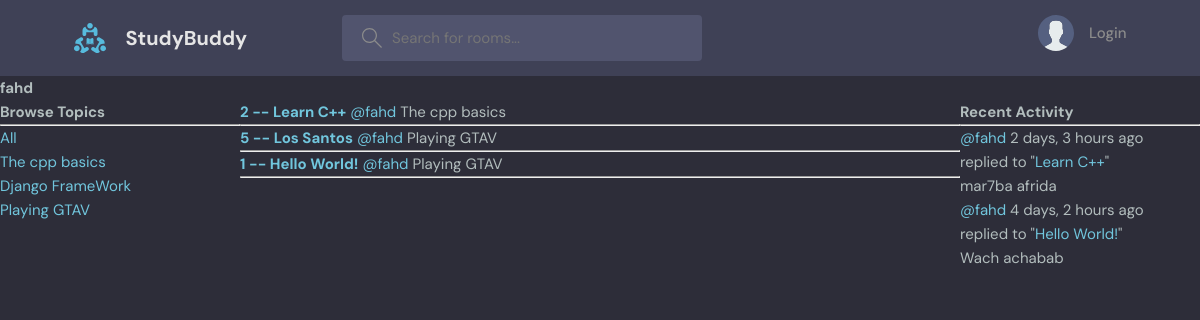
The page /user-profile/1/ on the database as committed earlier.
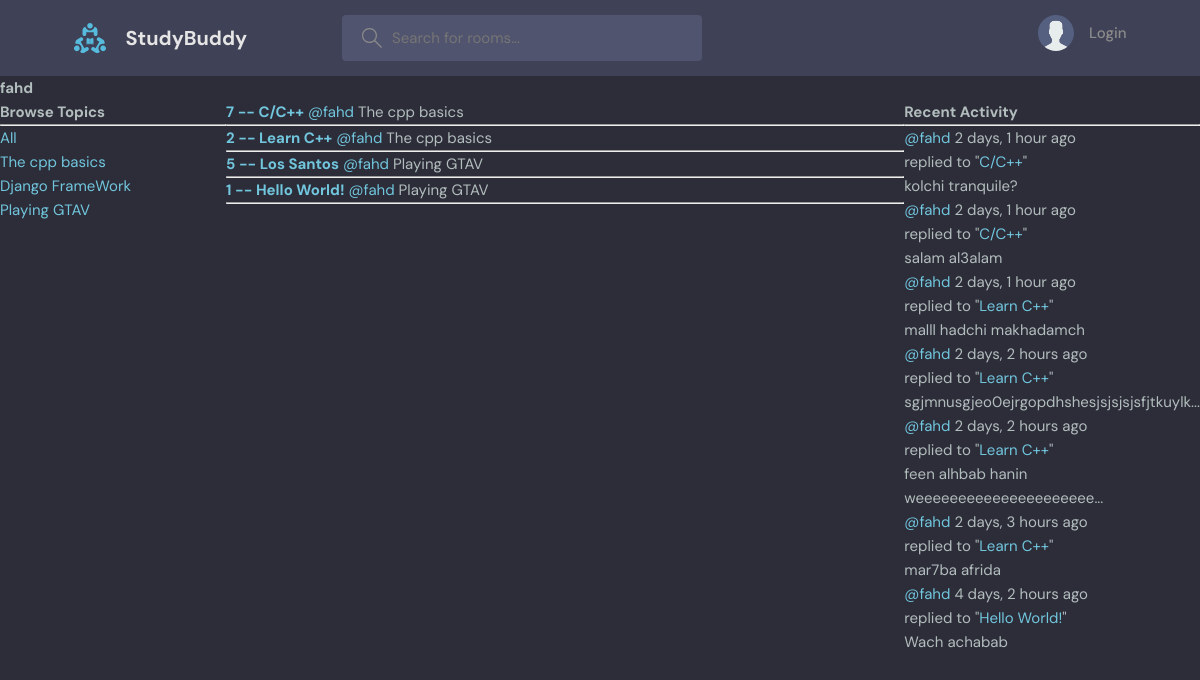
The same page on the database as committed later.
### base/models.py (models this page shows, shortened)
class Topic(models.Model):
    name = models.CharField(max_length=200)

class Room(models.Model):
    members = models.ManyToManyField(User, related_name='members', blank=True)
    host = models.ForeignKey(User, on_delete=models.SET_NULL, null=True)
    topic = models.ForeignKey(Topic, on_delete=models.SET_NULL, null=True)
    name = models.CharField(max_length=200)
    description = models.TextField(null=True, blank=True)
    updated = models.DateTimeField(auto_now=True)
    created = models.DateTimeField(auto_now_add=True)
    def __str__(self):
        return self.name
    class Meta:
        ordering = ['-updated', '-created']

class Message(models.Model):
    user = models.ForeignKey(User ,on_delete=models.CASCADE)
    room = models.ForeignKey(Room, on_delete=models.CASCADE)
    body = models.TextField()
    updated = models.DateTimeField(auto_now=True)
    created = models.DateTimeField(auto_now_add=True)
    def __str__(self):
        r = self.body[0:40]
        if len(self.body) > 40:r+='...'
        return r
    class Meta:
        ordering = ['-updated', '-created']

### base/views.py (the view)
# urls.py: path('user-profile/<str:pk>/', views.userProfile, name='user-profile'),
def userProfile(request, pk):
    user = User.objects.get(id=pk)
    rooms = user.room_set.all()
    msgs = user.message_set.all()
    topics = Topic.objects.all()
    context = {'user':user, 'rooms':rooms, 'msgs':msgs, 'topics':topics}
    return render(request, 'base/profile.html', context)

### base/templates/base/profile.html (shortened to what this page needs)
{% include 'main.html' %}
{% block content %}
<h1>{{user.username}}</h1>
<div class="profile-container">
    <div>
        {% include 'base/topics.html' %}
    </div>
    <div>
        {% include 'base/feed.html' %}
    </div>
    <div>
        {% include 'base/activity.html' %}
    </div>
</div>
{% endblock content %}

### base/templates/base/topics.html
<h3>Browse Topics</h3>
<hr>
<div>
    <a href="{% url 'home' %}">All</a>
</div>
{% for topic in topics %}
    <div>
        <a href="{% url 'home' %}?q={{topic.name}}">{{topic.name}}</a>
    </div>
{% endfor %}

### base/templates/base/feed.html (shortened to what this page needs)
<div>
{% for room in rooms %}
    <div>
        <a href="{% url 'room' room.id %}"><h5>{{room.id}} -- {{room.name}}</h5></a>
        <a href="{% url 'user-profile' room.host.id %}">@{{room.host.username}}</a>
        <small>{{room.topic.name}}</small>
        <hr>
    </div>
{% endfor %}
</div>

### base/templates/base/activity.html
<h3>Recent Activity</h3>
<hr>
{% for msg in msgs %}
<div>
    <small><a href="{% url 'user-profile' msg.user.id %}">@{{msg.user}}</a> {{msg.created|timesince}} ago <br></small>
    <small>replied to "<a href="{% url 'room' msg.room.id %}?q={{msg.room.name}}" >{{msg.room}}</a>"</small>
    <p>{{msg}}</p>
</div>
{% endfor %}

Rows that differ between the two databases and show on the page:
added Room: id "7", name "C/C++", host.username "fahd", topic.name "The cpp basics"
added Message: user "fahd", created "2 days, 1 hour", room "C/C++", body "kolchi tranquile?"
added Message: user "fahd", created "2 days, 1 hour", room "C/C++", body "salam al3alam"
added Message: user "fahd", created "2 days, 1 hour", room "Learn C++", body "malll hadchi makhadamch"
added Message: user "fahd", created "2 days, 2 hours", room "Learn C++", body "sgjmnusgjeo0ejrgopdhshesjsjsjsjsfjtkuylk..."
added Message: user "fahd", created "2 days, 2 hours", room "Learn C++", body "feen alhbab hanin weeeeeeeeeeeeeeeeeeeee..."
